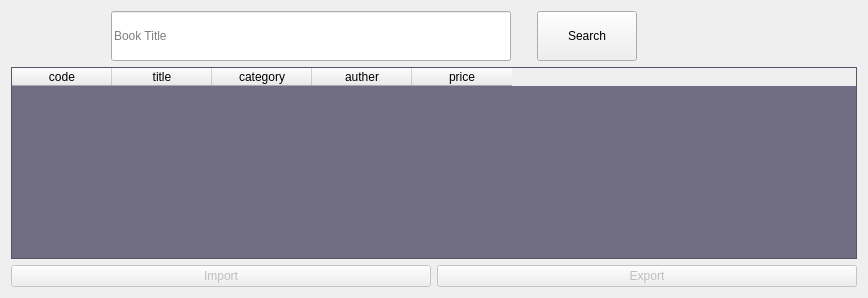
             <widget class="QWidget" name="tab_15">
              <attribute name="title">
               <string>All Books</string>
              </attribute>
              <layout class="QGridLayout" name="gridLayout_18">
               <item row="0" column="0">
                <layout class="QGridLayout" name="gridLayout_20">
                 <item row="0" column="0">
                  <layout class="QHBoxLayout" name="horizontalLayout_8">
                   <item>
                    <spacer name="horizontalSpacer_32">
                     <property name="orientation">
                      <enum>Qt::Horizontal</enum>
                     </property>
                     <property name="sizeType">
                      <enum>QSizePolicy::Preferred</enum>
                     </property>
                     <property name="sizeHint" stdset="0">
                      <size>
                       <width>100</width>
                       <height>20</height>
                      </size>
                     </property>
                    </spacer>
                   </item>
                   <item>
                    <widget class="QLineEdit" name="lineEdit_5">
                     <property name="sizePolicy">
                      <sizepolicy hsizetype="Expanding" vsizetype="Expanding">
                       <horstretch>0</horstretch>
                       <verstretch>0</verstretch>
                      </sizepolicy>
                     </property>
                     <property name="minimumSize">
                      <size>
                       <width>400</width>
                       <height>50</height>
                      </size>
                     </property>
                     <property name="maximumSize">
                      <size>
                       <width>900</width>
                       <height>60</height>
                      </size>
                     </property>
                     <property name="placeholderText">
                      <string>Book Title</string>
                     </property>
                    </widget>
                   </item>
                   <item>
                    <spacer name="horizontalSpacer_34">
                     <property name="orientation">
                      <enum>Qt::Horizontal</enum>
                     </property>
                     <property name="sizeType">
                      <enum>QSizePolicy::Preferred</enum>
                     </property>
                     <property name="sizeHint" stdset="0">
                      <size>
                       <width>20</width>
                       <height>20</height>
                      </size>
                     </property>
                    </spacer>
                   </item>
                   <item>
                    <widget class="QPushButton" name="pushButton_10">
                     <property name="enabled">
                      <bool>true</bool>
                     </property>
                     <property name="sizePolicy">
                      <sizepolicy hsizetype="Expanding" vsizetype="Expanding">
                       <horstretch>0</horstretch>
                       <verstretch>0</verstretch>
                      </sizepolicy>
                     </property>
                     <property name="minimumSize">
                      <size>
                       <width>100</width>
                       <height>50</height>
                      </size>
                     </property>
                     <property name="maximumSize">
                      <size>
                       <width>180</width>
                       <height>50</height>
                      </size>
                     </property>
                     <property name="text">
                      <string>Search</string>
                     </property>
                    </widget>
                   </item>
                   <item>
                    <spacer name="horizontalSpacer_33">
                     <property name="orientation">
                      <enum>Qt::Horizontal</enum>
                     </property>
                     <property name="sizeType">
                      <enum>QSizePolicy::Preferred</enum>
                     </property>
                     <property name="sizeHint" stdset="0">
                      <size>
                       <width>220</width>
                       <height>10</height>
                      </size>
                     </property>
                    </spacer>
                   </item>
                  </layout>
                 </item>
                 <item row="1" column="0">
                  <widget class="QTableWidget" name="tableWidget_3">
                   <property name="styleSheet">
                    <string notr="true">QTableWidget{
	selection-background-color: rgb(42, 40, 49);
background-color: rgb(113, 110, 132);
	color: rgb(191, 186, 222);
	border-left-color: rgb(0, 0, 0);
font:bold;
}</string>
                   </property>
                   <column>
                    <property name="text">
                     <string>code</string>
                    </property>
                   </column>
                   <column>
                    <property name="text">
                     <string>title</string>
                    </property>
                   </column>
                   <column>
                    <property name="text">
                     <string>category</string>
                    </property>
                   </column>
                   <column>
                    <property name="text">
                     <string>auther</string>
                    </property>
                   </column>
                   <column>
                    <property name="text">
                     <string>price</string>
                    </property>
                   </column>
                  </widget>
                 </item>
                 <item row="2" column="0">
                  <layout class="QHBoxLayout" name="horizontalLayout_9">
                   <item>
                    <widget class="QPushButton" name="pushButton_12">
                     <property name="enabled">
                      <bool>false</bool>
                     </property>
                     <property name="text">
                      <string>Import</string>
                     </property>
                    </widget>
                   </item>
                   <item>
                    <widget class="QPushButton" name="pushButton_11">
                     <property name="enabled">
                      <bool>false</bool>
                     </property>
                     <property name="text">
                      <string>Export</string>
                     </property>
                    </widget>
                   </item>
                  </layout>
                 </item>
                </layout>
               </item>
              </layout>
             </widget>
